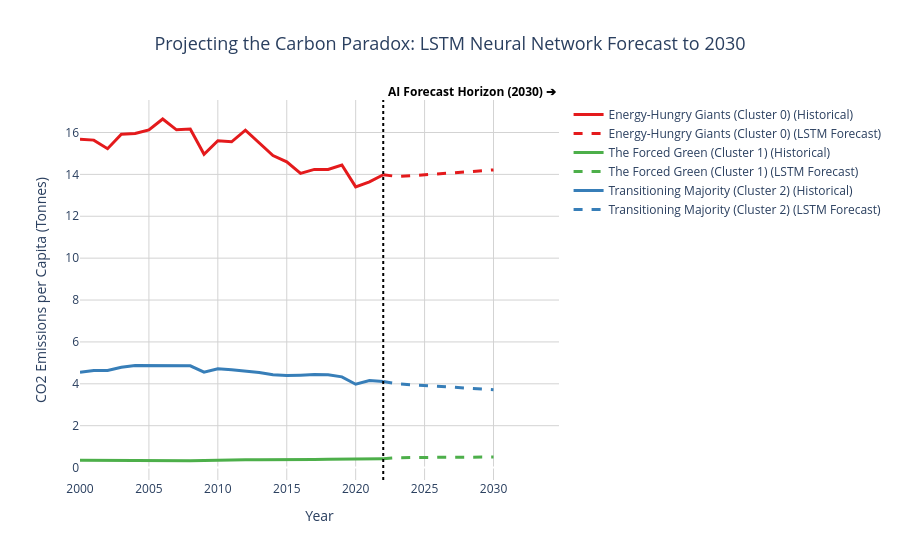

Write notebook code for a chart like this one.
### Markdown cell above
### 10.3 Autoregressive Forecasting: Projecting the Carbon Paradox to 2030

With the LSTM model successfully trained and validated, the final analytical phase involves forecasting per capita CO2 emissions up to the year 2030. This projection utilizes a **"Business-as-Usual" (BAU) scenario**. Under this framework, the structural energy parameters (Energy Intensity, Electricity Access, and Renewable Share) are held constant at their 2022 levels, while the LSTM's recurrent memory cells autoregressively project the trajectory of carbon emissions based on historical momentum. 

An iterative sliding window approach is employed: the model predicts the emissions for $T+1$, appends this prediction to the sequence, drops the oldest temporal record, and predicts $T+2$. The resulting forecasted tensors are subsequently inverse-transformed to their original scale (tonnes of CO2) and aggregated by the previously established K-Means clusters. The final visualization provides a continuous, interactive trajectory from historical actuals (2000-2022) to deep-learning-driven forecasts (2023-2030).

### Code cell
import plotly.graph_objects as go
import pandas as pd
import numpy as np
import torch

# ==========================================
# Step 1: Autoregressive Forecast (2023-2030)
# ==========================================
model.eval()
future_years = list(range(2023, 2031))
forecast_results = []

# Get the cluster labels from our 2021 cross-section to map them later
cluster_map = df_clustering_2021.set_index('Code')['Cluster_Name'].to_dict()

with torch.no_grad():
    for code in df_lstm['Code'].unique():
        if code not in cluster_map:
            continue # Skip if we don't have a cluster label for this country
            
        country_data = df_lstm_scaled[df_lstm_scaled['Code'] == code][lstm_features].values
        
        if len(country_data) >= SEQ_LENGTH:
            # Get the last available 5-year window (2018-2022)
            current_seq = country_data[-SEQ_LENGTH:].copy()
            
            for year in future_years:
                # Prepare tensor for prediction
                seq_tensor = torch.tensor(current_seq, dtype=torch.float32).unsqueeze(0)
                pred_co2_scaled = model(seq_tensor).item()
                
                # Record the prediction
                forecast_results.append({
                    'Code': code,
                    'Year': year,
                    'Cluster_Name': cluster_map[code],
                    'CO2_Per_Capita_Scaled': pred_co2_scaled
                })
                
                # Update the sequence for the next year's prediction (Business-as-Usual assumption)
                # Keep Energy_Intensity, Elec_Access, Renew_Share constant at the last known value
                new_step = current_seq[-1].copy()
                new_step[3] = pred_co2_scaled # Update the CO2 feature with the new prediction
                
                # Slide the window
                current_seq = np.vstack((current_seq[1:], new_step))

# ==========================================
# Step 2: Inverse Transform and Aggregate Data
# ==========================================
df_forecast = pd.DataFrame(forecast_results)

# Inverse transform the scaled predictions back to actual CO2 tonnes
df_forecast['CO2_Per_Capita'] = scaler_y.inverse_transform(df_forecast[['CO2_Per_Capita_Scaled']])

# Calculate mean projections per cluster
df_proj_cluster = df_forecast.groupby(['Year', 'Cluster_Name'])['CO2_Per_Capita'].mean().reset_index()

# FIX HERE: Map the 2021 cluster labels back to the historical LSTM dataset
df_lstm_mapped = df_lstm.copy()
df_lstm_mapped['Cluster_Name'] = df_lstm_mapped['Code'].map(cluster_map)
df_lstm_mapped = df_lstm_mapped.dropna(subset=['Cluster_Name']) # Remove any unmapped regions

# Calculate historical means per cluster for the plot
df_hist_cluster = df_lstm_mapped.groupby(['Year', 'Cluster_Name'])['CO2_Per_Capita'].mean().reset_index()

# ==========================================
# Step 3: Interactive Plotly Fan Chart
# ==========================================
fig_forecast = go.Figure()

colors = {
    'Energy-Hungry Giants (Cluster 0)': '#e41a1c',
    'The Forced Green (Cluster 1)': '#4daf4a',
    'Transitioning Majority (Cluster 2)': '#377eb8'
}

for cluster in colors.keys():
    # 1. Plot Historical Data (Solid Lines)
    hist_data = df_hist_cluster[df_hist_cluster['Cluster_Name'] == cluster]
    fig_forecast.add_trace(go.Scatter(
        x=hist_data['Year'], y=hist_data['CO2_Per_Capita'],
        mode='lines', name=f'{cluster} (Historical)',
        line=dict(color=colors[cluster], width=3)
    ))
    
    # 2. Plot Forecast Data (Dashed Lines)
    # To connect the lines seamlessly, we need the 2022 data point from the historical data
    last_hist_point = hist_data[hist_data['Year'] == 2022]
    proj_data = df_proj_cluster[df_proj_cluster['Cluster_Name'] == cluster]
    combined_proj = pd.concat([last_hist_point, proj_data])
    
    fig_forecast.add_trace(go.Scatter(
        x=combined_proj['Year'], y=combined_proj['CO2_Per_Capita'],
        mode='lines', name=f'{cluster} (LSTM Forecast)',
        line=dict(color=colors[cluster], width=3, dash='dash')
    ))

# Add a vertical line to indicate the start of the forecast horizon
fig_forecast.add_vline(x=2022, line_width=2, line_dash="dot", line_color="black")

fig_forecast.add_annotation(
    x=2022.2,
    y=1.05,
    yref="paper",
    text="AI Forecast Horizon (2030) ➔", 
    showarrow=False, 
    font=dict(size=12, color="black", weight="bold"),
    xanchor="left"
)

fig_forecast.update_layout(
    title=dict(text="Projecting the Carbon Paradox: LSTM Neural Network Forecast to 2030", font=dict(size=18), x=0.5),
    xaxis_title="Year",
    yaxis_title="CO2 Emissions per Capita (Tonnes)",
    hovermode="x unified",
  
    legend=dict(
        yanchor="top", 
        y=1, 
        xanchor="left", 
        x=1.02,
        bgcolor="rgba(255, 255, 255, 0.8)"
    ),
    plot_bgcolor='white',
    xaxis=dict(showgrid=True, gridcolor='lightgray'),
    yaxis=dict(showgrid=True, gridcolor='lightgray'),
    margin=dict(r=150)
)

fig_forecast.show()

### Figure 1 — Plotly figure (JSON) as saved in the notebook; plotly's stock layout.template omitted (floating-point values rounded to 4 significant figures)
{"data": [{"line": {"color": "#e41a1c", "width": 3}, "mode": "lines", "name": "Energy-Hungry Giants (Cluster 0) (Historical)", "type": "scatter", "x": [2000, 2001, 2002, 2003, 2004, 2005, 2006, 2007, 2008, 2009, 2010, 2011, 2012, 2013, 2014, 2015, 2016, 2017, 2018, 2019, 2020, 2021, 2022], "y": [15.67, 15.64, 15.23, 15.92, 15.95, 16.12, 16.64, 16.13, 16.17, 14.96, 15.6, 15.56, 16.11, 15.5, 14.9, 14.6, 14.05, 14.24, 14.24, 14.45, 13.4, 13.64, 13.98]}, {"line": {"color": "#e41a1c", "dash": "dash", "width": 3}, "mode": "lines", "name": "Energy-Hungry Giants (Cluster 0) (LSTM Forecast)", "type": "scatter", "x": [2022, 2023, 2024, 2025, 2026, 2027, 2028, 2029, 2030], "y": [13.98, 13.9, 13.94, 13.97, 14.02, 14.07, 14.12, 14.16, 14.21]}, {"line": {"color": "#4daf4a", "width": 3}, "mode": "lines", "name": "The Forced Green (Cluster 1) (Historical)", "type": "scatter", "x": [2000, 2001, 2002, 2003, 2004, 2005, 2006, 2007, 2008, 2009, 2010, 2011, 2012, 2013, 2014, 2015, 2016, 2017, 2018, 2019, 2020, 2021, 2022], "y": [0.346, 0.3434, 0.3145, 0.3208, 0.3229, 0.332, 0.3323, 0.3256, 0.3243, 0.3336, 0.3566, 0.3612, 0.3685, 0.3683, 0.3672, 0.3805, 0.3822, 0.388, 0.4014, 0.4129, 0.393, 0.4152, 0.4231]}, {"line": {"color": "#4daf4a", "dash": "dash", "width": 3}, "mode": "lines", "name": "The Forced Green (Cluster 1) (LSTM Forecast)", "type": "scatter", "x": [2022, 2023, 2024, 2025, 2026, 2027, 2028, 2029, 2030], "y": [0.4231, 0.4722, 0.4821, 0.4908, 0.4973, 0.5003, 0.5019, 0.5027, 0.5031]}, {"line": {"color": "#377eb8", "width": 3}, "mode": "lines", "name": "Transitioning Majority (Cluster 2) (Historical)", "type": "scatter", "x": [2000, 2001, 2002, 2003, 2004, 2005, 2006, 2007, 2008, 2009, 2010, 2011, 2012, 2013, 2014, 2015, 2016, 2017, 2018, 2019, 2020, 2021, 2022], "y": [4.551, 4.639, 4.637, 4.79, 4.869, 4.864, 4.892, 4.883, 4.857, 4.558, 4.716, 4.676, 4.615, 4.543, 4.433, 4.393, 4.41, 4.44, 4.428, 4.33, 3.98, 4.156, 4.112]}, {"line": {"color": "#377eb8", "dash": "dash", "width": 3}, "mode": "lines", "name": "Transitioning Majority (Cluster 2) (LSTM Forecast)", "type": "scatter", "x": [2022, 2023, 2024, 2025, 2026, 2027, 2028, 2029, 2030], "y": [4.112, 4.002, 3.957, 3.915, 3.878, 3.837, 3.796, 3.759, 3.722]}], "layout": {"annotations": [{"font": {"color": "black", "size": 12, "weight": "bold"}, "showarrow": false, "text": "AI Forecast Horizon (2030) ➔", "x": 2022.0, "xanchor": "left", "y": 1.05, "yref": "paper"}], "hovermode": "x unified", "legend": {"bgcolor": "rgba(255, 255, 255, 0.8)", "x": 1.02, "xanchor": "left", "y": 1, "yanchor": "top"}, "margin": {"r": 150}, "plot_bgcolor": "white", "shapes": [{"line": {"color": "black", "dash": "dot", "width": 2}, "type": "line", "x0": 2022, "x1": 2022, "xref": "x", "y0": 0, "y1": 1, "yref": "y domain"}], "title": {"font": {"size": 18}, "text": "Projecting the Carbon Paradox: LSTM Neural Network Forecast to 2030", "x": 0.5}, "xaxis": {"gridcolor": "lightgray", "showgrid": true, "title": {"text": "Year"}}, "yaxis": {"gridcolor": "lightgray", "showgrid": true, "title": {"text": "CO2 Emissions per Capita (Tonnes)"}}}}
